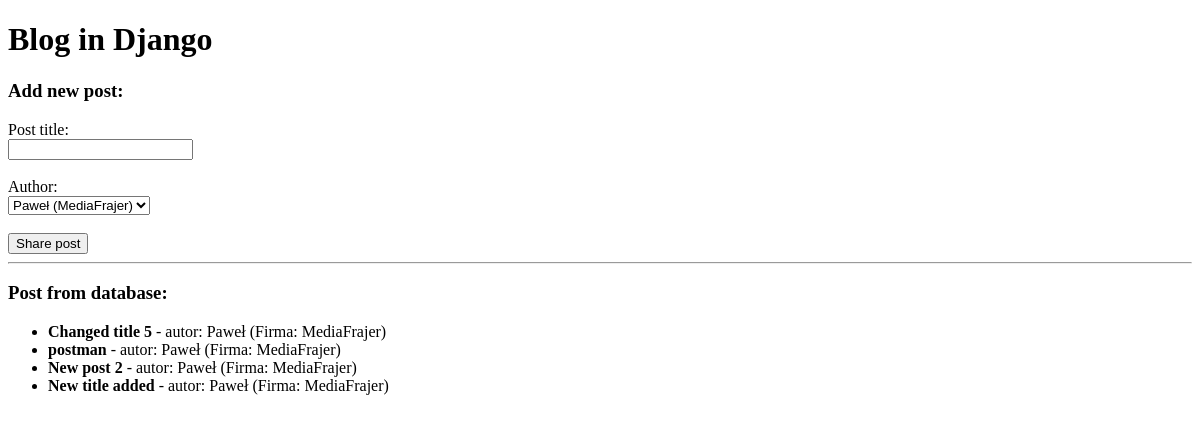
/blog/, run on an earlier commit of the app's database.
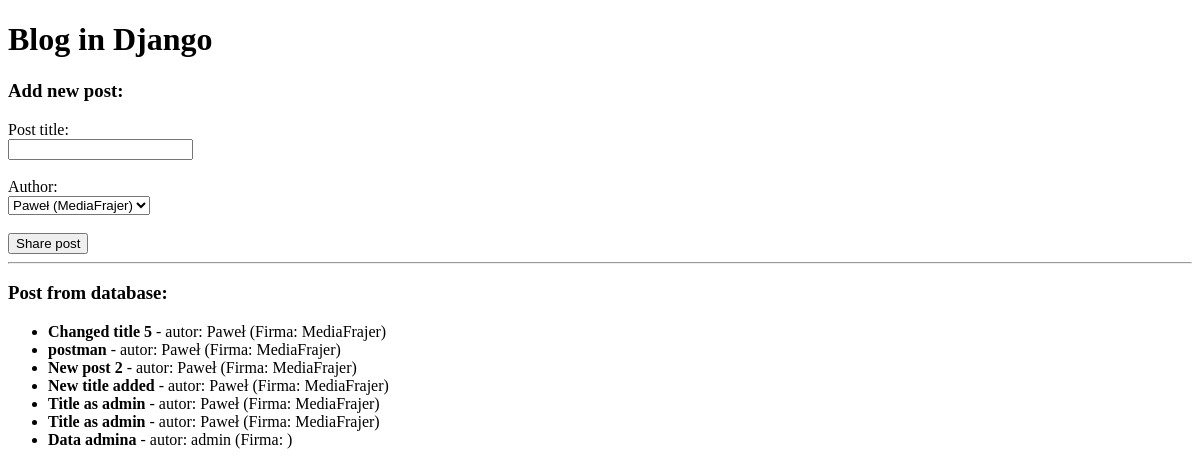
And on a later commit of the database.
### blog/models.py (models this page shows, shortened)
class Post(models.Model):
    title = models.CharField(max_length=200)
    user = models.ForeignKey(BlogUser, on_delete=models.CASCADE)

class BlogUser(models.Model):
    name = models.CharField(max_length=100)
    company = models.CharField(max_length=100)

### blog/views.py (the view)
# urls.py: path('', views.index, name='index'),
def index(request):
    if request.method == 'POST':
        input_title = request.POST.get('title')
        input_user_id = request.POST.get('user_id')
        author = BlogUser.objects.get(id=input_user_id)
        Post.objects.create(title=input_title, user=author)
        return redirect('index')
    all_posts = Post.objects.all()
    all_users = BlogUser.objects.all()
    context = {
        'posts': all_posts,
        'users': all_users
    }
    return render(request, 'blog/index.html', context)

### blog/templates/blog/index.html (shortened to what this page needs)
<!doctype html>
<html lang="pl">
  <head>
  </head>
  <body>
    <h1>Blog in Django</h1>
    <h3>Add new post:</h3>
    <form method="POST">
      {% csrf_token %} <label for="title">Post title:</label><br />
      <input type="text" id="title" name="title" required /><br /><br />
      <label for="user_id">Author:</label><br />
      <select id="user_id" name="user_id">
        {% for user in users %}
        <option value="{{ user.id }}">
          {{ user.name }} ({{ user.company }})
        </option>
        {% endfor %}</select
      ><br /><br />
      <button type="submit">Share post</button>
    </form>
    <hr />
    <h3>Post from database:</h3>
    <ul>
      {% for post in posts %}
      <li>
        <strong>{{ post.title }}</strong>
        - autor: {{ post.user.name }} (Firma: {{ post.user.company }})
      </li>
      {% empty %}
      <li>No posts in database.</li>
      {% endfor %}
    </ul>
  </body>
</html>

What changed in the data, as far as the page shows it:
added Post: title "Title as admin", user.name "Paweł", user.company "MediaFrajer"
added Post: title "Title as admin", user.name "Paweł", user.company "MediaFrajer"
added Post: title "Data admina", user.name "admin"
